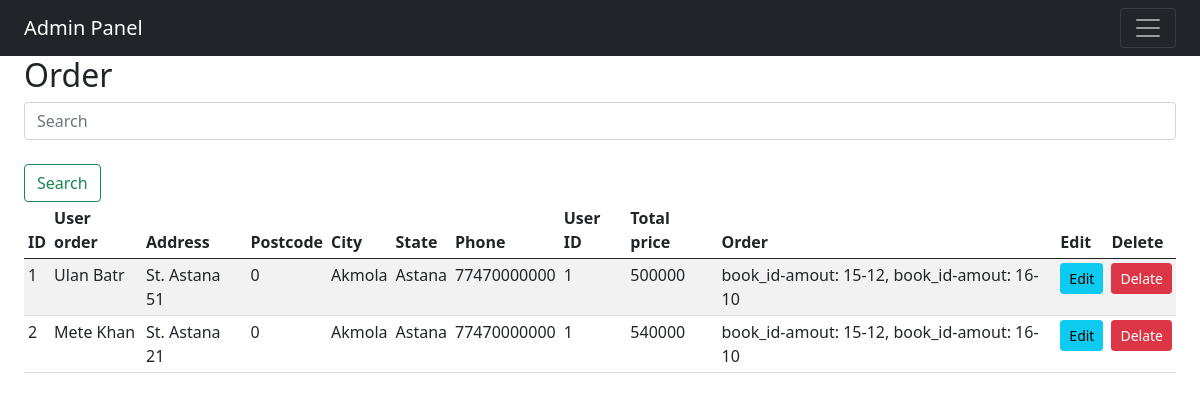
Screenshot of /admin/order_view.php (signed in) with the database file from the repository.
### tables this page shows
CREATE TABLE IF NOT EXISTS `order_table` (
  	`order_id` INT(10) NOT NULL AUTO_INCREMENT,
  	`order_name` VARCHAR(30) NOT NULL,
  	`order_address` VARCHAR(200) NOT NULL,
  	`order_pincode` INT(20) NOT NULL,
  	`order_city` VARCHAR(30) NOT NULL,
  	`order_state` VARCHAR(30) NOT NULL,
  	`order_mobile` VARCHAR(15) NOT NULL,
  	`order_register_id` INT(8) NOT NULL,
  	`order_total_price` INT(50) NOT NULL,
  	`order_list_books` LONGTEXT NOT NULL,
  	PRIMARY KEY (`order_id`)
);

### admin/functions/process_order_view_data.php (the view)
<?php
    function display_data($order_list_result)
    {
        while($order_row = mysqli_fetch_assoc($order_list_result))
		{
			echo '
				<tr>
					<td>' . $order_row['order_id'] . '</td>
					<td>' . $order_row['order_name'] . '</td>
					<td>' . $order_row['order_address'] . '</td>
					<td>' . $order_row['order_pincode'] . '</td>
					<td>' . $order_row['order_city'] . '</td>
                    <td>' . $order_row['order_state'] . '</td>
                    <td>' . $order_row['order_mobile'] . '</td>
                    <td>' . $order_row['order_register_id'] . '</td>
                    <td>' . $order_row['order_total_price'] . '</td>
                    <td>' . $order_row['order_list_books'] . '</td>
					<td align="center"><a class="btn btn-info btn-sm" href="order_edit.php?id=' . $order_row['order_id'] . '">Edit</a></td>
					<td align="center"><a class="btn btn-danger btn-sm" href="functions/process_order_del.php?id=' . $order_row['order_id'] . '">Delate</a></td>
				</tr>
            ';
		}
    }
?>

### rows the page displays
order_table: order_id "1", order_name "Ulan Batr", order_address "St. Astana 51", order_pincode "0", order_city "Akmola", order_state "Astana", order_mobile "77470000000", order_register "1", order_total_price "500000", order_list_books "book_id-amout: 15-12, book_id-amout: 16-10"
order_table: order_id "2", order_name "Mete Khan", order_address "St. Astana 21", order_pincode "0", order_city "Akmola", order_state "Astana", order_mobile "77470000000", order_register "1", order_total_price "540000", order_list_books "book_id-amout: 15-12, book_id-amout: 16-10"
